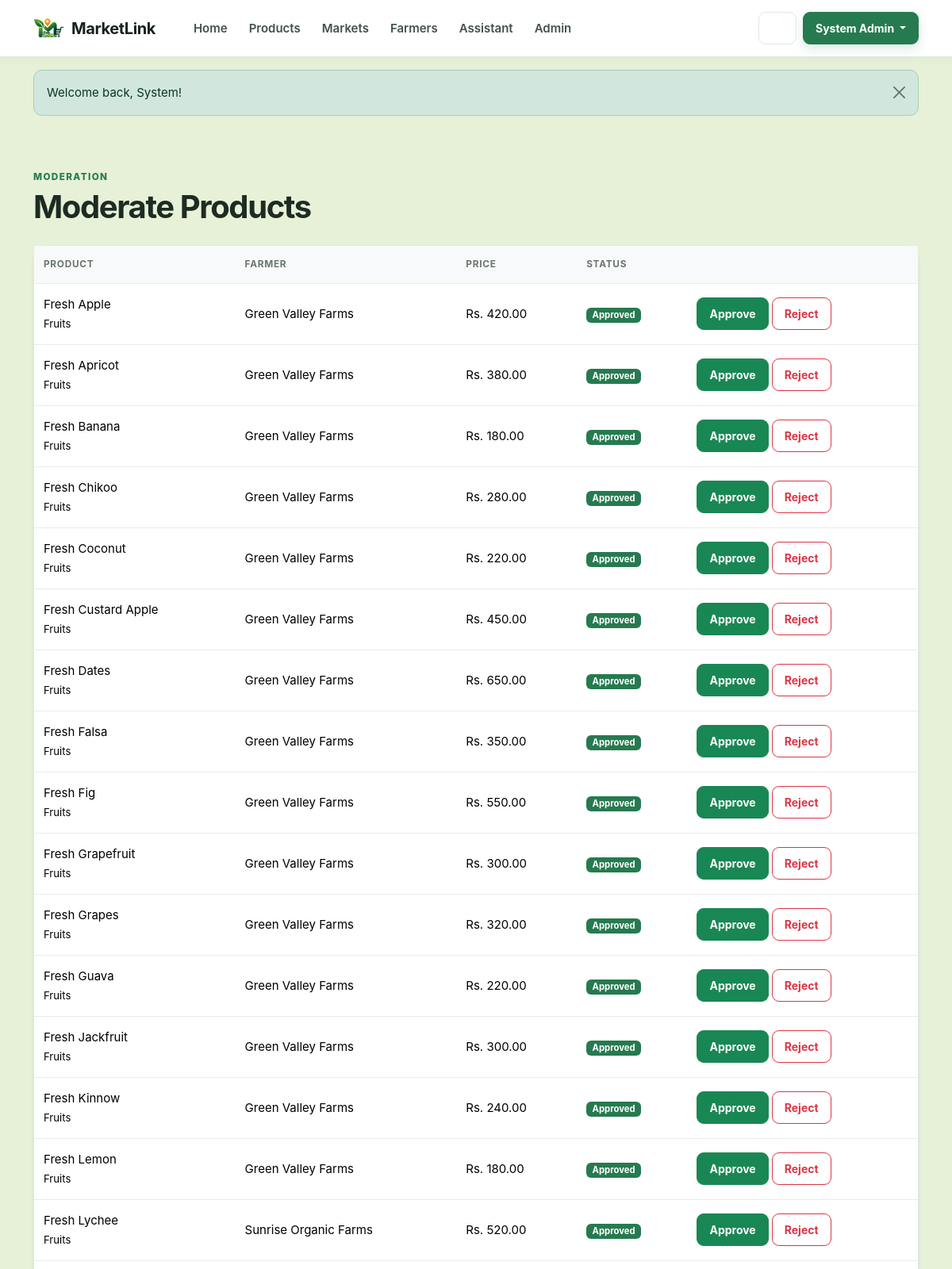
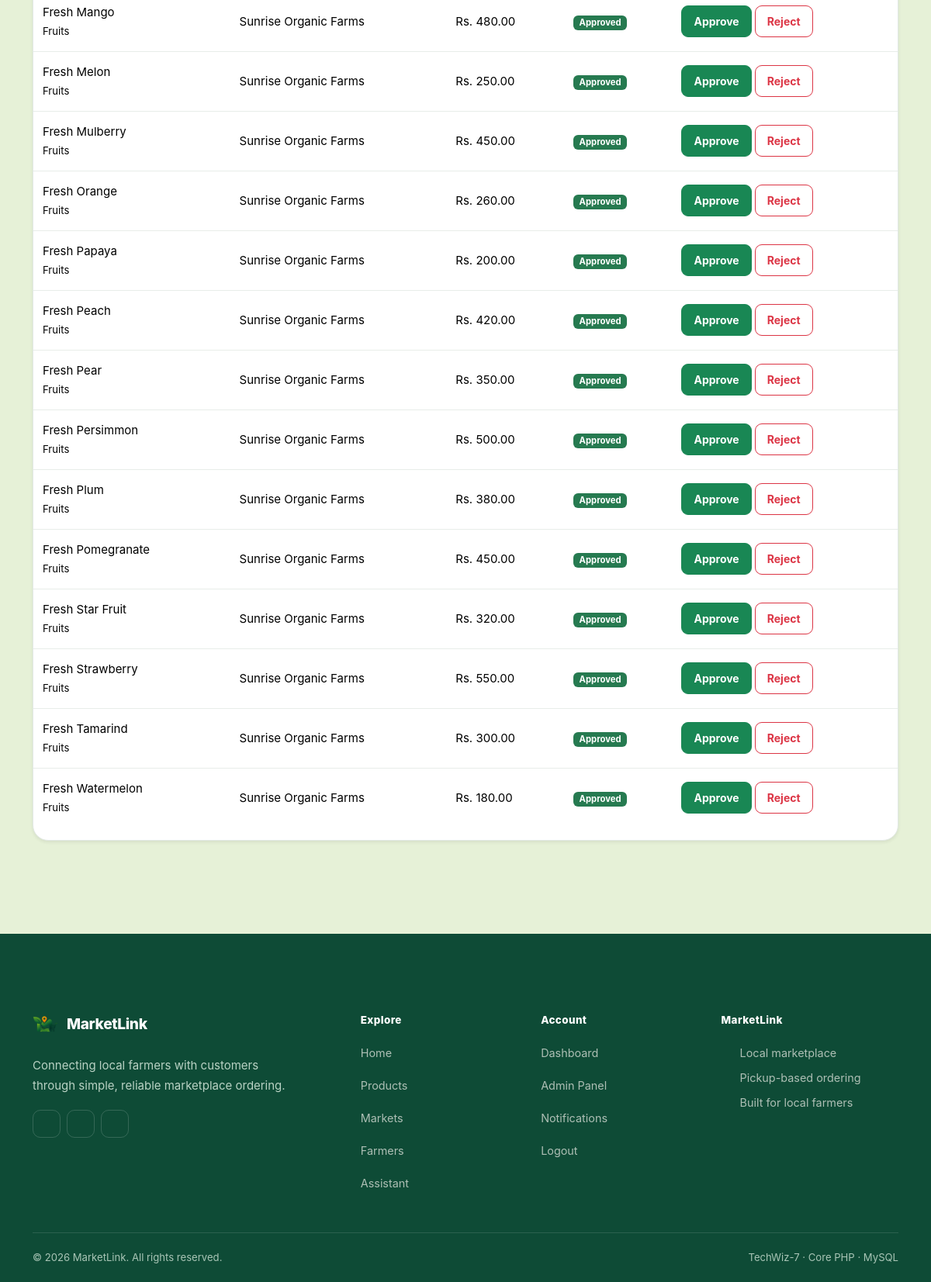
/admin/products (signed in), run on the app's committed database (2 pictures, top to bottom).
### tables this page shows
CREATE TABLE `users` (
  `id` int(10) UNSIGNED NOT NULL,
  `name` varchar(120) NOT NULL,
  `email` varchar(190) NOT NULL,
  `password` varchar(255) NOT NULL,
  `phone` varchar(30) DEFAULT NULL,
  `profile_image` varchar(255) DEFAULT NULL,
  `role` enum('admin','farmer','customer') NOT NULL DEFAULT 'customer',
  `market_id` int(10) UNSIGNED DEFAULT NULL,
  `status` enum('active','inactive') NOT NULL DEFAULT 'active',
  `approval_status` enum('pending','approved','suspended') NOT NULL DEFAULT 'approved',
  `created_at` timestamp NOT NULL DEFAULT current_timestamp()
);

CREATE TABLE `products` (
  `id` int(10) UNSIGNED NOT NULL,
  `farmer_id` int(10) UNSIGNED DEFAULT NULL,
  `category_id` int(10) UNSIGNED DEFAULT NULL,
  `name` varchar(150) NOT NULL,
  `description` text DEFAULT NULL,
  `price` decimal(10,2) NOT NULL DEFAULT 0.00,
  `stock` int(10) UNSIGNED NOT NULL DEFAULT 0,
  `image` varchar(255) DEFAULT NULL,
  `status` enum('pending','approved','rejected') NOT NULL DEFAULT 'pending',
  `is_sold_out` tinyint(1) NOT NULL DEFAULT 0,
  `created_at` timestamp NOT NULL DEFAULT current_timestamp(),
  `updated_at` timestamp NOT NULL DEFAULT current_timestamp() ON UPDATE current_timestamp()
);

CREATE TABLE `categories` (
  `id` int(10) UNSIGNED NOT NULL,
  `name` varchar(100) NOT NULL,
  `status` enum('active','inactive') NOT NULL DEFAULT 'active',
  `created_at` timestamp NOT NULL DEFAULT current_timestamp()
);

### app/Controllers/AdminController.php (called while the page is built, shortened)
<?php
class AdminController
{
    public function products(): void
    {
        require_role('admin');
        $p = db()->query("SELECT p.*,u.name farmer_name,c.name category_name FROM products p LEFT JOIN users u ON u.id=p.farmer_id LEFT JOIN categories c ON c.id=p.category_id ORDER BY FIELD(p.status,'pending','approved','rejected'),p.created_at DESC")->fetchAll();
        require __DIR__ . '/../Views/layouts/header.php';
        require __DIR__ . '/../Views/admin/products.php';
        require __DIR__ . '/../Views/layouts/footer.php';
    }
}

### index.php (called while the page is built, shortened)
<?php
require_once __DIR__ . '/app/Support/Router.php';
$router = new \App\Support\Router(require __DIR__ . '/routes/web.php');
$router->dispatch($_SERVER['REQUEST_METHOD'] ?? 'GET', $_SERVER['REQUEST_URI'] ?? '/');

### app/Support/auth.php (called while the page is built, shortened)
<?php
require_once __DIR__ . '/db.php';
function current_user(): ?array
{
    static $userLoaded = false;
    static $user = null;
    if ($userLoaded) return $user;
    $userLoaded = true;
    $st = db()->prepare('SELECT * FROM users WHERE id=? LIMIT 1');
    $st->execute([$_SESSION['user_id']]);
    $user = $st->fetch() ?: null;
    return $user;
}
function require_login(): void
{
    if (!current_user()) {
        flash('warning', 'Please login first.');
        redirect('login.php');
    }
}
function require_role(string $role): void
{
    require_login();
}

### app/Support/db.php (called while the page is built, shortened)
<?php
function db(): PDO {
    static $pdo = null;
    if ($pdo === null) {
        $dsn = 'mysql:host=' . DB_HOST . ';dbname=' . DB_NAME . ';charset=utf8mb4';
        $pdo = new PDO($dsn, DB_USER, DB_PASS, [PDO::ATTR_ERRMODE=>PDO::ERRMODE_EXCEPTION, PDO::ATTR_DEFAULT_FETCH_MODE=>PDO::FETCH_ASSOC, PDO::ATTR_EMULATE_PREPARES=>false]);
    }
    return $pdo;
}

### app/Views/admin/products.php (the view)
<div class="container py-5"><span class="eyebrow">Moderation</span>
    <h1 class="fw-bold mb-4">Moderate Products</h1>
    <div class="card border-0 shadow-sm">
        <div class="table-responsive">
            <table class="table align-middle">
                <thead class="table-light">
                    <tr>
                        <th>Product</th>
                        <th>Farmer</th>
                        <th>Price</th>
                        <th>Status</th>
                        <th></th>
                    </tr>
                </thead>
                <tbody><?php foreach ($p as $x): ?><tr>
                            <td><?= e($x['name']) ?><br><small><?= e($x['category_name']) ?></small></td>
                            <td><?= e($x['farmer_name']) ?></td>
                            <td>Rs. <?= money($x['price']) ?></td>
                            <td><?= status_badge($x['status']) ?></td>
                            <td>
                                <form method="post" action="<?= url('actions/admin.php') ?>" class="d-flex gap-1"><?= csrf_field() ?><input type="hidden" name="id" value="<?= $x['id'] ?>"><button class="btn btn-sm btn-success" name="action" value="approve_product">Approve</button><button class="btn btn-sm btn-outline-danger" name="action" value="reject_product">Reject</button></form>
                            </td>
                        </tr><?php endforeach; ?></tbody>
            </table>
        </div>
    </div>
</div>

### app/Support/Router.php (shortened to what this page needs)
<?php
class Router {
    public function dispatch(string $method, string $uri): void {
        $path = parse_url($uri, PHP_URL_PATH) ?: '/';
        foreach ($this->routes as [$m,$route,$handler]) {
            if ($m === $method && $route === $path) { [$class,$action]=$handler; (new $class())->$action(); return; }
        }
    }
}

### app/Views/layouts/header.php (shortened to what this page needs)
<?php
$flash = get_flash();
$user = current_user();
?>
<!doctype html>
<html lang="en">
<head>
    <link
        href="https://cdn.jsdelivr.net/npm/bootstrap@5.3.8/dist/css/bootstrap.min.css"
        rel="stylesheet"
    >
<link
        href="<?= url('assets/css/style.css') ?>"
        rel="stylesheet"
    >
</head>
<body>
    <nav class="navbar navbar-expand-lg navbar-light sticky-top">
        <div class="container">
            <a
                class="navbar-brand fw-bold d-flex align-items-center gap-2"
                href="<?= url('home') ?>"
            >
                <img src="<?= url('assets/img/logo.png') ?>" alt="MarketLink logo" width="40" height="40" class="d-inline-block align-text-top">
                <span>MarketLink</span>
            </a>
                <?= svg_icon("menu", "icon", "Open navigation") ?>
            <div id="mainNav" class="collapse navbar-collapse">
                <ul class="navbar-nav me-auto mb-2 mb-lg-0">
                    <li class="nav-item links">
                        <a
                            class="nav-link text-light"
                            href="<?= url('home') ?>"
                        >
                            Home
                        </a>
                    </li>
                    <li class="nav-item links">
                        <a
                            class="nav-link text-light"
                            href="<?= url('products') ?>"
                        >
                            Products
                        </a>
                    </li>
                    <li class="nav-item links">
                        <a
                            class="nav-link text-light"
                            href="<?= url('markets') ?>"
                        >
                            Markets
                        </a>
                    </li>
                    <li class="nav-item links">
                        <a
                            class="nav-link text-light"
                            href="<?= url('farmers') ?>"
                        >
                            Farmers
                        </a>
                    </li>
                    <li class="nav-item links">
                        <a
                            class="nav-link text-light"
                            href="<?= url('assistant') ?>"
                        >
                            Assistant
                        </a>
                    </li>
                    <?php if ($user && $user['role'] === 'customer'): ?>
                        <li class="nav-item links">
                            <a
                                class="nav-link text-light"
                                href="<?= url('orders') ?>"
                            >
                                Orders
                            </a>
                        </li>
                    <?php elseif ($user && $user['role'] === 'admin'): ?>
                        <li class="nav-item">
                            <a
                                class="nav-link"
                                href="<?= url('admin/home') ?>"
                            >
                                Admin
                            </a>
                        </li>
                    <?php endif; ?>
                </ul>
                <div class="d-flex align-items-center gap-2">
                    <?php if ($user): ?>
                        <a
                            class="btn btn-outline-light btn-sm bell-icon"
                            href="<?= url('notifications') ?>"
                        >
                            <?= svg_icon("bell", "icon icon-sm", "Notifications") ?>
                        </a>
                        <div class="dropdown">
                            <button
                                class="btn btn-primary btn-sm dropdown-toggle"
                                data-bs-toggle="dropdown"
                            >
                                <?= e($user['name']) ?>
                            </button>
                        </div>
                    <?php endif; ?>
                </div>
            </div>
        </div>
    </nav>
    <?php if ($flash): ?>
        <div class="container mt-3">
            <div
                class="alert alert-<?= e($flash['type']) ?> alert-dismissible fade show"
                role="alert"
            >
                <?= e($flash['message']) ?>
                <button
                    class="btn-close"
                    data-bs-dismiss="alert"
                ></button>
            </div>
        </div>
    <?php endif; ?>

### app/Support/functions.php (shortened to what this page needs)
<?php
require_once __DIR__ . '/db.php';
require_once __DIR__ . '/auth.php';
function url(string $path = ''): string
{
    $path = ltrim($path, '/');
    $map = [
        'index.php' => 'home',
        'login.php' => 'login',
        'register.php' => 'register',
        'logout.php' => 'logout',
        'products.php' => 'products',
        'product.php' => 'product',
        'markets.php' => 'markets',
        'farmers.php' => 'farmers',
        'cart.php' => 'cart',
        'checkout.php' => 'checkout',
        'orders.php' => 'orders',
        'order_view.php' => 'order',
        'favorites.php' => 'favorites',
        'profile.php' => 'profile',
        'notifications.php' => 'notifications',
        'assistant.php' => 'assistant',
        'dashboard.php' => 'dashboard',
        'farmer/index.php' => 'farmer/home',
        'farmer/products.php' => 'farmer/products',
        'farmer/product_form.php' => 'farmer/product-form',
        'farmer/orders.php' => 'farmer/orders',
        'farmer/profile.php' => 'farmer/profile',
        'farmer/reviews.php' => 'farmer/reviews',
        'farmer/sales.php' => 'farmer/sales',
        'farmer/schedule.php' => 'farmer/schedule',
        'admin/index.php' => 'admin/home',
        'admin/farmers.php' => 'admin/farmers',
        'admin/customers.php' => 'admin/customers',
        'admin/markets.php' => 'admin/markets',
        'admin/categories.php' => 'admin/categories',
        'admin/products.php' => 'admin/products',
        'admin/reviews.php' => 'admin/reviews',
        'admin/reports.php' => 'admin/reports',
        'admin/notifications.php' => 'admin/notifications',
    ];
    $query = '';
    $qpos = strpos($path, '?');
    $path = $map[$path] ?? $path;
    return rtrim(BASE_URL, '/') . '/' . ltrim($path, '/') . $query;
}
function e($value): string
{
    return htmlspecialchars((string)$value, ENT_QUOTES, 'UTF-8');
}
function get_flash(): ?array
{
    $f = $_SESSION['flash'] ?? null;
    return $f;
}
function money($value): string
{
    return number_format((float)$value, 2);
}
function status_badge(string $status): string
{
    $map = ['active' => 'success', 'approved' => 'success', 'accepted' => 'primary', 'ready' => 'info', 'completed' => 'success', 'pending' => 'warning', 'inactive' => 'secondary', 'suspended' => 'danger', 'declined' => 'danger', 'cancelled' => 'danger', 'rejected' => 'danger'];
    $c = $map[$status] ?? 'secondary';
    return '<span class="badge text-bg-' . $c . '">' . e(ucfirst($status)) . '</span>';
}
function svg_icon(string $name, string $class = 'icon', string $label = ''): string
{
    $paths = [
        'bell' => '<path d="M18 8a6 6 0 0 0-12 0c0 7-3 7-3 9h18c0-2-3-2-3-9"/><path d="M13.73 21a2 2 0 0 1-3.46 0"/>',
        'sparkles' => '<path d="m12 3-1.5 5.5L5 10l5.5 1.5L12 17l1.5-5.5L19 10l-5.5-1.5L12 3Z"/><path d="m19 15-.7 2.3L16 18l2.3.7L19 21l.7-2.3L22 18l-2.3-.7L19 15Z"/>',
        'arrow-right' => '<path d="M5 12h14"/><path d="m13 6 6 6-6 6"/>',
        'location' => '<path d="M20 10c0 5-8 11-8 11S4 15 4 10a8 8 0 1 1 16 0Z"/><circle cx="12" cy="10" r="2.5"/>',
        'leaf' => '<path d="M20 4C12 4 5 8 5 15c0 2 1 4 4 4 7 0 11-7 11-15Z"/><path d="M5 19c3-5 7-7 12-9"/>',
        'check' => '<path d="m5 12 4 4L19 6"/>',
        'cart' => '<circle cx="9" cy="20" r="1"/><circle cx="18" cy="20" r="1"/><path d="M3 4h2l2.4 11.2a2 2 0 0 0 2 1.6h7.8a2 2 0 0 0 1.9-1.5L21 8H6"/>',
        'seedling' => '<path d="M12 21V9"/><path d="M12 13c-4 0-7-2.5-7-7 4 0 7 2.5 7 7Z"/><path d="M12 11c0-4 3-7 7-7 0 4.5-3 7-7 7Z"/>',
        'search' => '<circle cx="11" cy="11" r="7"/><path d="m20 20-4-4"/>',
        'heart' => '<path d="M20.8 8.6c0 5.5-8.8 10.4-8.8 10.4S3.2 14.1 3.2 8.6A4.6 4.6 0 0 1 12 6.2a4.6 4.6 0 0 1 8.8 2.4Z"/>',
        'clock' => '<circle cx="12" cy="12" r="9"/><path d="M12 7v5l3 2"/>',
        'menu' => '<path d="M4 6h16M4 12h16M4 18h16"/>',
        'user' => '<circle cx="12" cy="8" r="3"/><path d="M5 21a7 7 0 0 1 14 0"/>',
        'facebook' => '<path d="M14 8h3V4h-3c-3.3 0-5 2-5 5v3H6v4h3v5h4v-5h3l1-4h-4V9c0-.7.3-1 1-1Z"/>',
        'instagram' => '<rect x="3" y="3" width="18" height="18" rx="5"/><circle cx="12" cy="12" r="4"/><circle cx="17.5" cy="6.5" r=".8" fill="currentColor" stroke="none"/>',
        'linkedin' => '<path d="M5 8v11M5 5v.1M9 19v-6a4 4 0 0 1 8 0v6M9 12V8"/>',
        'filter' => '<path d="M4 6h16M7 12h10M10 18h4"/>',
    ];
    $body = $paths[$name] ?? $paths['leaf'];
    $aria = $label !== '' ? ' aria-label="' . e($label) . '"' : ' aria-hidden="true"';
    return '<svg class="' . e($class) . '" viewBox="0 0 24 24" fill="none" stroke="currentColor" stroke-width="1.8" stroke-linecap="round" stroke-linejoin="round" focusable="false"' . $aria . '>' . $body . '</svg>';
}

### data on the page
users: name "System Admin"
products: name "Fresh Apple", category.name "Fruits", farmer.name "Green Valley Farms", price "420.00", status "Approved"
products: name "Fresh Apricot", category.name "Fruits", farmer.name "Green Valley Farms", price "380.00", status "Approved"
products: name "Fresh Banana", category.name "Fruits", farmer.name "Green Valley Farms", price "180.00", status "Approved"
products: name "Fresh Chikoo", category.name "Fruits", farmer.name "Green Valley Farms", price "280.00", status "Approved"
products: name "Fresh Coconut", category.name "Fruits", farmer.name "Green Valley Farms", price "220.00", status "Approved"
products: name "Fresh Custard Apple", category.name "Fruits", farmer.name "Green Valley Farms", price "450.00", status "Approved"
products: name "Fresh Dates", category.name "Fruits", farmer.name "Green Valley Farms", price "650.00", status "Approved"
products: name "Fresh Falsa", category.name "Fruits", farmer.name "Green Valley Farms", price "350.00", status "Approved"
products: name "Fresh Fig", category.name "Fruits", farmer.name "Green Valley Farms", price "550.00", status "Approved"
products: name "Fresh Grapefruit", category.name "Fruits", farmer.name "Green Valley Farms", price "300.00", status "Approved"
products: name "Fresh Grapes", category.name "Fruits", farmer.name "Green Valley Farms", price "320.00", status "Approved"
products: name "Fresh Guava", category.name "Fruits", farmer.name "Green Valley Farms", price "220.00", status "Approved"
products: name "Fresh Jackfruit", category.name "Fruits", farmer.name "Green Valley Farms", price "300.00", status "Approved"
products: name "Fresh Kinnow", category.name "Fruits", farmer.name "Green Valley Farms", price "240.00", status "Approved"
products: name "Fresh Lemon", category.name "Fruits", farmer.name "Green Valley Farms", price "180.00", status "Approved"
products: name "Fresh Lychee", category.name "Fruits", farmer.name "Sunrise Organic Farms", price "520.00", status "Approved"
products: name "Fresh Mango", category.name "Fruits", farmer.name "Sunrise Organic Farms", price "480.00", status "Approved"
products: name "Fresh Melon", category.name "Fruits", farmer.name "Sunrise Organic Farms", price "250.00", status "Approved"
products: name "Fresh Mulberry", category.name "Fruits", farmer.name "Sunrise Organic Farms", price "450.00", status "Approved"
products: name "Fresh Orange", category.name "Fruits", farmer.name "Sunrise Organic Farms", price "260.00", status "Approved"
products: name "Fresh Papaya", category.name "Fruits", farmer.name "Sunrise Organic Farms", price "200.00", status "Approved"
products: name "Fresh Peach", category.name "Fruits", farmer.name "Sunrise Organic Farms", price "420.00", status "Approved"
products: name "Fresh Pear", category.name "Fruits", farmer.name "Sunrise Organic Farms", price "350.00", status "Approved"
products: name "Fresh Persimmon", category.name "Fruits", farmer.name "Sunrise Organic Farms", price "500.00", status "Approved"
products: name "Fresh Plum", category.name "Fruits", farmer.name "Sunrise Organic Farms", price "380.00", status "Approved"
products: name "Fresh Pomegranate", category.name "Fruits", farmer.name "Sunrise Organic Farms", price "450.00", status "Approved"
products: name "Fresh Star Fruit", category.name "Fruits", farmer.name "Sunrise Organic Farms", price "320.00", status "Approved"
products: name "Fresh Strawberry", category.name "Fruits", farmer.name "Sunrise Organic Farms", price "550.00", status "Approved"
products: name "Fresh Tamarind", category.name "Fruits", farmer.name "Sunrise Organic Farms", price "300.00", status "Approved"
products: name "Fresh Watermelon", category.name "Fruits", farmer.name "Sunrise Organic Farms", price "180.00", status "Approved"
